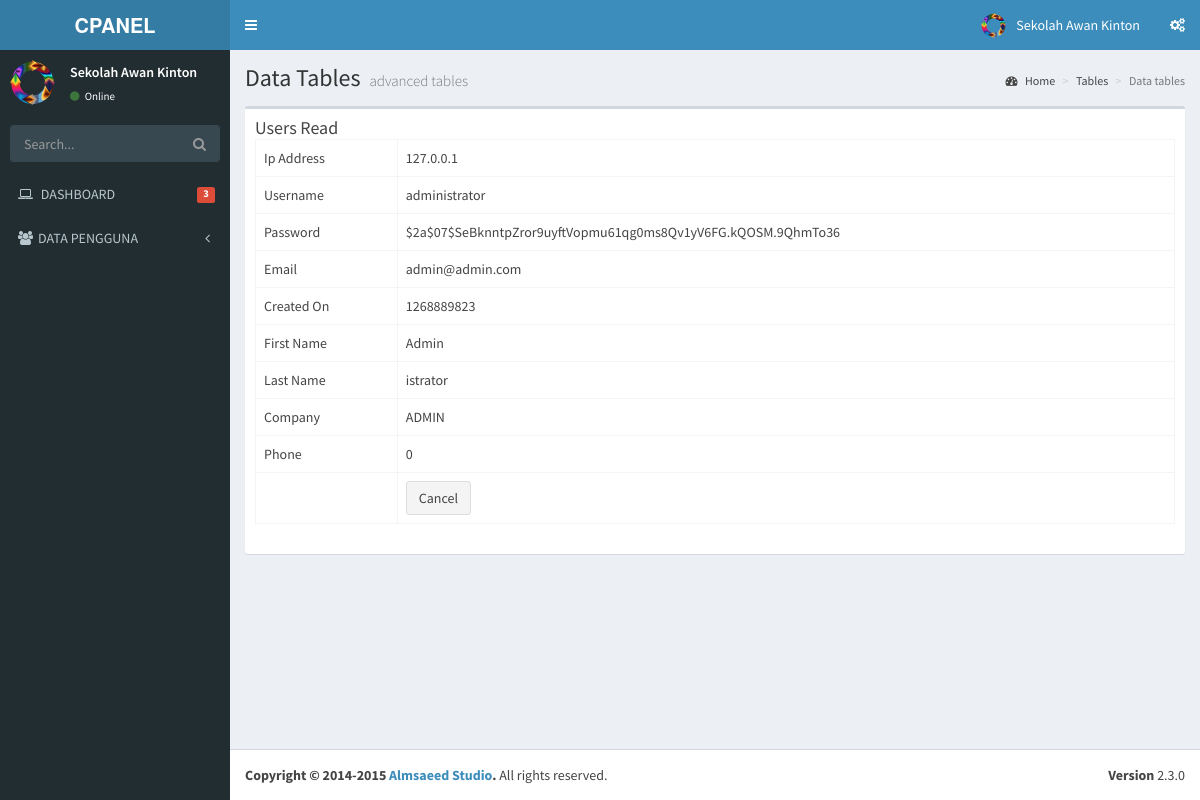
/users/read/1, run on the app's committed database.
### tables this page shows
CREATE TABLE `menu` (
  `id` int(11) NOT NULL,
  `name` varchar(50) NOT NULL,
  `link` varchar(50) NOT NULL,
  `icon` varchar(30) NOT NULL,
  `is_active` int(1) NOT NULL,
  `is_parent` int(1) NOT NULL
);

CREATE TABLE `users` (
  `id` int(11) UNSIGNED NOT NULL,
  `ip_address` varchar(15) NOT NULL,
  `username` varchar(100) DEFAULT NULL,
  `password` varchar(255) NOT NULL,
  `salt` varchar(255) DEFAULT NULL,
  `email` varchar(100) NOT NULL,
  `activation_code` varchar(40) DEFAULT NULL,
  `forgotten_password_code` varchar(40) DEFAULT NULL,
  `forgotten_password_time` int(11) UNSIGNED DEFAULT NULL,
  `remember_code` varchar(40) DEFAULT NULL,
  `created_on` int(11) UNSIGNED NOT NULL,
  `last_login` int(11) UNSIGNED DEFAULT NULL,
  `active` tinyint(1) UNSIGNED DEFAULT NULL,
  `first_name` varchar(50) DEFAULT NULL,
  `last_name` varchar(50) DEFAULT NULL,
  `company` varchar(100) DEFAULT NULL,
  `phone` varchar(20) DEFAULT NULL
);

### application/libraries/Template.php (called while the page is built)
<?php if ( ! defined('BASEPATH')) exit('No direct script access allowed');
class Template {
		var $template_data = array();
		function set($name, $value)
		{
			$this->template_data[$name] = $value;
		}
		function load($template = '', $view = '' , $view_data = array(), $return = FALSE)
		{
			$this->CI =& get_instance();
			$this->set('contents', $this->CI->load->view($view, $view_data, TRUE));
			return $this->CI->load->view($template, $this->template_data, $return);
		}
}

### application/controllers/Users.php (called while the page is built, shortened)
<?php
class Users extends CI_Controller
{
    public function read($id)
    {
        $row = $this->Users_model->get_by_id($id);
        if ($row) {
            $data = array(
		'id' => $row->id,
		'ip_address' => $row->ip_address,
		'username' => $row->username,
		'password' => $row->password,
		'salt' => $row->salt,
		'email' => $row->email,
		'activation_code' => $row->activation_code,
		'forgotten_password_code' => $row->forgotten_password_code,
		'forgotten_password_time' => $row->forgotten_password_time,
		'remember_code' => $row->remember_code,
		'created_on' => $row->created_on,
		'last_login' => $row->last_login,
		'active' => $row->active,
		'first_name' => $row->first_name,
		'last_name' => $row->last_name,
		'company' => $row->company,
		'phone' => $row->phone,
	    );
            $this->template->load('template','users_read', $data);
        } else {
            $this->session->set_flashdata('message', 'Record Not Found');
            redirect(site_url('users'));
        }
    }
}

### index.php (called while the page is built, shortened)
<?php
require_once BASEPATH.'core/CodeIgniter.php';

### application/models/Users_model.php (called while the page is built, shortened)
<?php
class Users_model extends CI_Model
{
    public $table = 'users';
    public $id = 'id';
    function get_by_id($id)
    {
        $this->db->where($this->id, $id);
        return $this->db->get($this->table)->row();
    }
}

### application/views/users_read.php (the view)
       <section class='content'>
         <div class='row'>
           <div class='col-xs-12'>
             <div class='box'>
               <div class='box-header'>
               <h3 class='box-title'>Users Read</h3>
       <table class="table table-bordered">
    <tr><td>Ip Address</td><td><?php echo $ip_address; ?></td></tr>
    <tr><td>Username</td><td><?php echo $username; ?></td></tr>
    <tr><td>Password</td><td><?php echo $password; ?></td></tr>
    <tr><td>Email</td><td><?php echo $email; ?></td></tr>
    <tr><td>Created On</td><td><?php echo $created_on; ?></td></tr>
    <tr><td>First Name</td><td><?php echo $first_name; ?></td></tr>
    <tr><td>Last Name</td><td><?php echo $last_name; ?></td></tr>
    <tr><td>Company</td><td><?php echo $company; ?></td></tr>
    <tr><td>Phone</td><td><?php echo $phone; ?></td></tr>
    <tr><td></td><td><a href="<?php echo site_url('users') ?>" class="btn btn-default">Cancel</a></td></tr>
</table>
       </div>
             </div>
           </div>
         </div>
       </section>

### application/views/template.php (shortened to what this page needs)
<!DOCTYPE html>
<html>
    <head>
        <link rel="stylesheet" href="<?php echo base_url() ?>template/bootstrap/css/bootstrap.min.css">
        <link rel="stylesheet" href="<?php echo base_url() ?>template/font-awesome-4.4.0/css/font-awesome.min.css">
        <link rel="stylesheet" href="<?php echo base_url() ?>template/ionicons-2.0.1/css/ionicons.min.css">
        <link rel="stylesheet" href="<?php echo base_url() ?>template/plugins/datatables/dataTables.bootstrap.css">
        <link rel="stylesheet" href="<?php echo base_url() ?>template/dist/css/AdminLTE.min.css">
        <link rel="stylesheet" href="<?php echo base_url() ?>template/dist/css/skins/_all-skins.min.css">
    </head>
    <body class="hold-transition skin-blue sidebar-mini">
        <div class="wrapper">
            <header class="main-header">
                <a href="index2.html" class="logo">
                    <span class="logo-lg"><b>CPANEL</b></span>
                </a>
                <nav class="navbar navbar-static-top" role="navigation">
                    <a href="#" class="sidebar-toggle" data-toggle="offcanvas" role="button">
                    </a>
                    <div class="navbar-custom-menu">
                        <ul class="nav navbar-nav">
                            <li class="dropdown user user-menu">
                                <a href="#" class="dropdown-toggle" data-toggle="dropdown">
                                    <img src="<?php echo base_url()?>template/dist/img/logo.png" class="user-image" alt="User Image">
                                    <span class="hidden-xs">Sekolah Awan Kinton</span>
                                </a>
                            </li>
                            <li>
                                <a href="#" data-toggle="control-sidebar"><i class="fa fa-gears"></i></a>
                            </li>
                        </ul>
                    </div>
                </nav>
            </header>
            <aside class="main-sidebar">
                <section class="sidebar">
                    <div class="user-panel">
                        <div class="pull-left image">
                            <img src="<?php echo base_url()?>template/dist/img/logo.png" class="img-circle" alt="User Image">
                        </div>
                        <div class="pull-left info">
                            <p>Sekolah Awan Kinton</p>
                            <a href="#"><i class="fa fa-circle text-success"></i> Online</a>
                        </div>
                    </div>
                    <form action="#" method="get" class="sidebar-form">
                        <div class="input-group">
                            <input type="text" name="q" class="form-control" placeholder="Search...">
                            <span class="input-group-btn">
                                <button type="submit" name="search" id="search-btn" class="btn btn-flat"><i class="fa fa-search"></i></button>
                            </span>
                        </div>
                    </form>
                    <ul class="sidebar-menu">
                        <li>
                            <a href="<?php echo site_url('dashboard') ?>">
                                <i class="fa fa-laptop"></i> <span>DASHBOARD</span>
                                <small class="label pull-right bg-red">3</small>
                            </a>
                        </li>
                        <?php
                        $menu = $this->db->get_where('menu', array('is_parent' => 0,'is_active'=>1));
                        foreach ($menu->result() as $m) {
                            $submenu = $this->db->get_where('menu',array('is_parent'=>$m->id,'is_active'=>1));
                            if($submenu->num_rows()>0){
                                echo "<li class='treeview'>
                                    ".anchor('#',  "<i class='$m->icon'></i>".strtoupper($m->name).' <i class="fa fa-angle-left pull-right"></i>')."
                                        <ul class='treeview-menu'>";
                                   echo"</ul>
                                    </li>";
                            }else{
                                echo "<li>" . anchor($m->link, "<i class='$m->icon'></i> <span>" . strtoupper($m->name)) . "</span></li>";
                            }
                        }
                        ?>
                    </ul>
                </section>
            </aside>
            <div class="content-wrapper">
                <section class="content-header">
                    <h1>
                        Data Tables
                        <small>advanced tables</small>
                    </h1>
                    <ol class="breadcrumb">
                        <li><a href="#"><i class="fa fa-dashboard"></i> Home</a></li>
                        <li><a href="#">Tables</a></li>
                        <li class="active">Data tables</li>
                    </ol>
                </section>
                <?php
                echo $contents;
                ?>
            </div>
            <footer class="main-footer">
                <div class="pull-right hidden-xs">
                    <b>Version</b> 2.3.0
                </div>
                <strong>Copyright &copy; 2014-2015 <a href="http://almsaeedstudio.com">Almsaeed Studio</a>.</strong> All rights reserved.
            </footer>
        </div>
    </body>
</html>

### data on the page
menu: icon+name "DATA PENGGUNA"
users: ip_address "127.0.0.1", username "administrator", password "$2a$07$SeBknntpZror9uyftVopmu61qg0ms8Qv1yV6FG.kQOSM.9QhmTo36", email "admin@admin.com", created_on "1268889823", first_name "Admin", last_name "istrator", company "ADMIN", phone "0"
